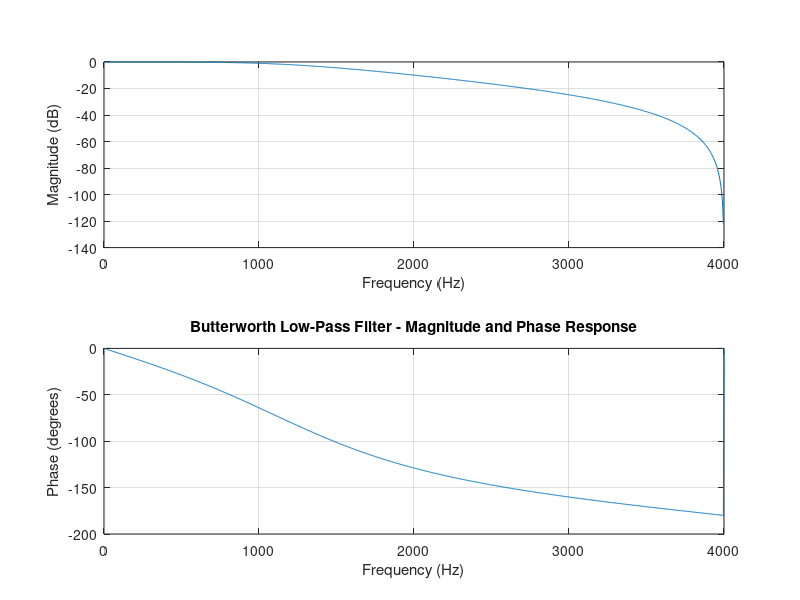
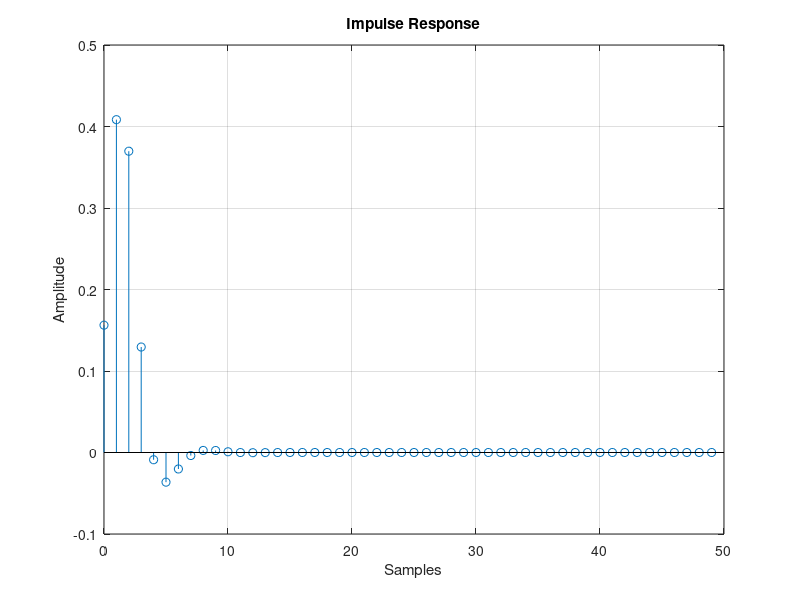

The MATLAB source for these figures, in order: (Note: this script raises an error after producing the figures.)
clc;
clear;
close all;

% Filter Specifications
Fsamp = 8000;     % Sampling Frequency (Hz)
Fp = 1000;        % Passband Frequency (Hz)
Fst = 3000;       % Stopband Frequency (Hz)
Rp = 1;           % Passband Ripple (dB)
Rs = 20;          % Stopband Attenuation (dB)

% Normalize frequencies with respect to Nyquist frequency
Wp = Fp/(Fsamp/2);
Ws = Fst/(Fsamp/2);

% Find minimum Butterworth filter order
[N, Wn] = buttord(Wp, Ws, Rp, Rs);

% Design Butterworth Low-Pass Filter
[b, a] = butter(N, Wn, 'low');

% Display filter order and cutoff frequency
fprintf('Minimum Filter Order (N) = %d\n', N);
fprintf('Normalized Cutoff Frequency (Wn) = %.4f\n', Wn);

% Frequency Response
figure;
freqz(b, a, 1024, Fsamp);
title('Butterworth Low-Pass Filter - Magnitude and Phase Response');

% Impulse Response
figure;
[h, n] = impz(b, a, 50);
stem(n, h);
grid on;
title('Impulse Response');
xlabel('Samples');
ylabel('Amplitude');

% Step Response
figure;
stepz(b, a);
grid on;
title('Step Response');

% Pole-Zero Plot
figure;
zplane(b, a);
grid on;
title('Pole-Zero Plot');
